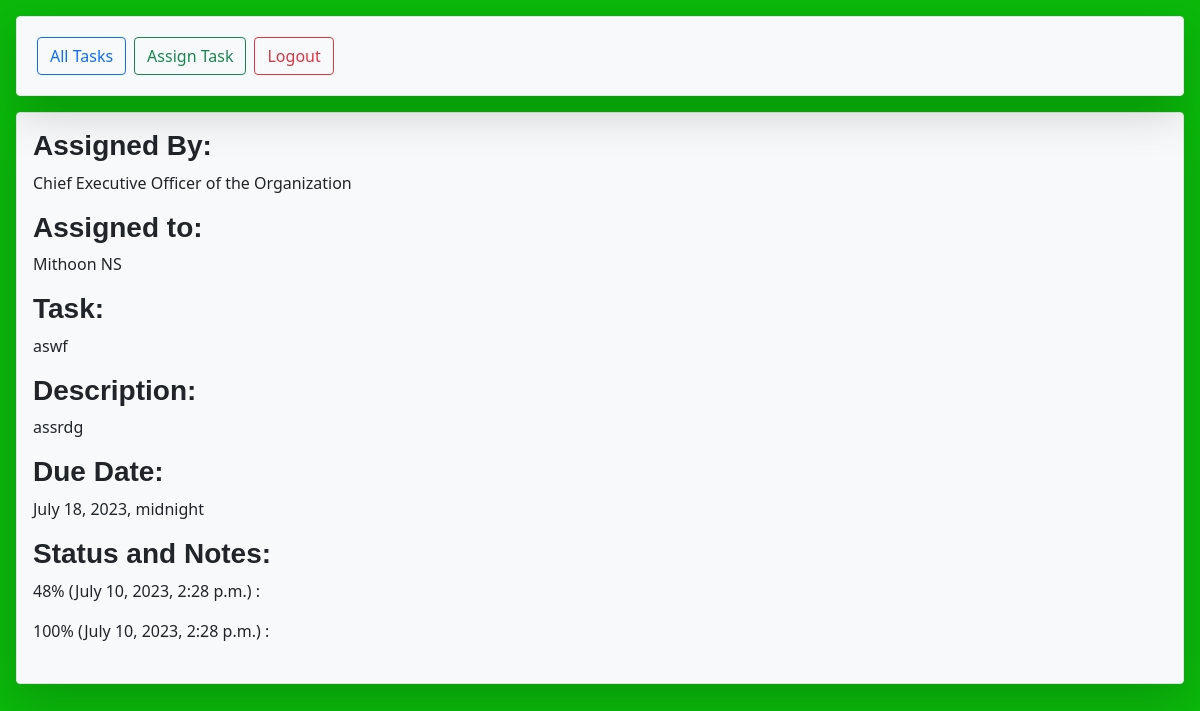
The app's page /view_task/2, older data.
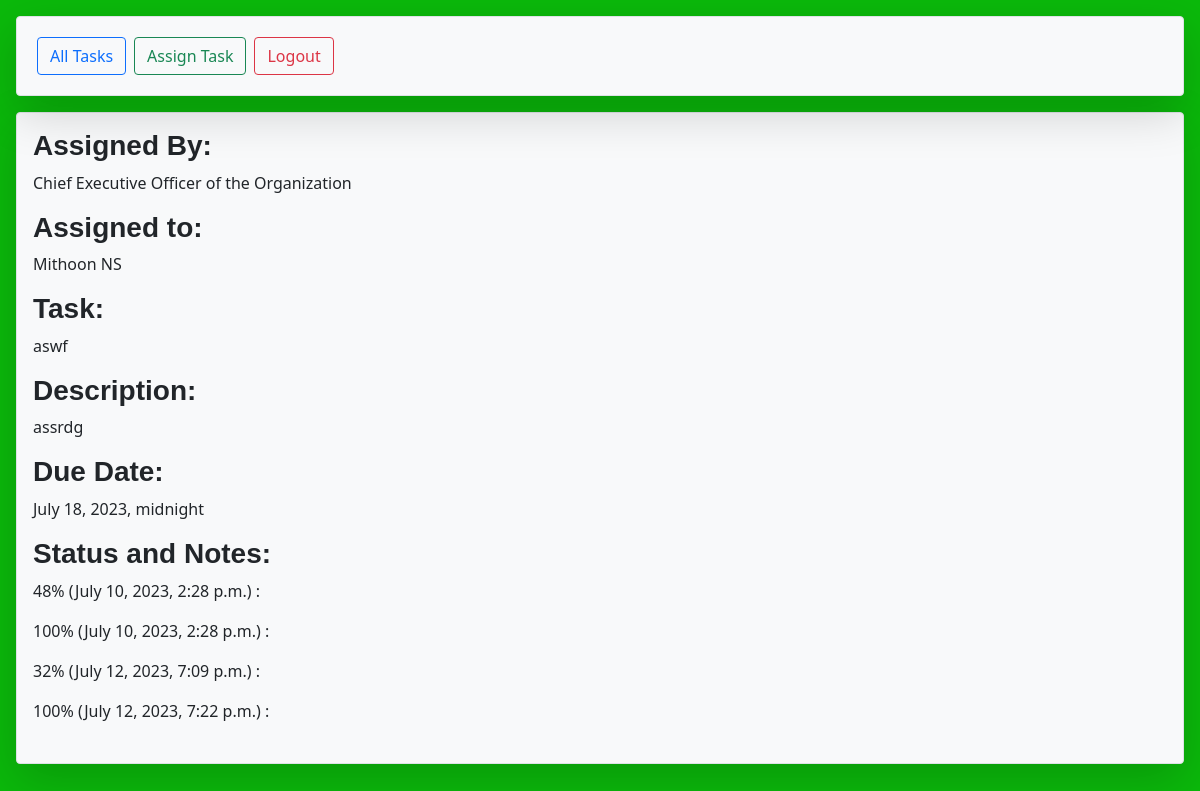
The same page, newer data.
### quest_track_app/models.py (models this page shows, shortened)
class Task(models.Model):
    title = models.CharField(max_length=255)
    description = models.TextField()
    due_date = models.DateTimeField(null=True)
    creator = models.ForeignKey(User, related_name="has_created_task", on_delete=models.CASCADE)
    assigned_user = ManyToManyField(User, related_name="users_tasks")
    user_likes = models.ManyToManyField(User, related_name='liked_posts')
    created_at = models.DateTimeField(auto_now_add=True)
    updated_at = models.DateTimeField(auto_now=True)
    objects = TaskManager()

class User(models.Model):
    first_name = models.CharField(max_length=255)
    last_name = models.CharField(max_length=255)
    email = models.CharField(max_length=255, unique=True)
    password = models.CharField(max_length=255)
    phone_number = models.CharField(max_length=255)
    role = models.CharField(max_length=20, choices=[('manager', 'Manager'), ('employee', 'Employee'), ('head', 'Head'), ('executive', 'Executive')])
    secret_password = models.CharField(max_length=255)
    objects = UserManager()
    created_at = models.DateTimeField(auto_now_add=True)
    updated_at = models.DateTimeField(auto_now=True)

class Complete(models.Model):
    completion_notes = models.TextField()
    date_completed = models.DateTimeField(null=True)
    status = models.PositiveIntegerField(default=0, validators=[MinValueValidator(0), MaxValueValidator(100)])
    task = models.ForeignKey(Task, related_name="task_notes", on_delete=models.CASCADE)
    created_at = models.DateTimeField(auto_now_add=True)
    updated_at = models.DateTimeField(auto_now=True)

### quest_track_app/views.py (the view)
# urls.py: path('view_task/<int:id>', views.view_task),
def view_task(request, id):
    context = {
        'task':Task.objects.get(id = id)
}
    return render(request, 'view_task.html', context)

### quest_track_app/templates/view_task.html (shortened to what this page needs)
<!DOCTYPE html>
<html lang="en">
<head>
    {% load static %}
    <link href="https://cdn.jsdelivr.net/npm/bootstrap@5.0.2/dist/css/bootstrap.min.css" rel="stylesheet">
    <link rel="stylesheet" href="{% static 'all_tasks.css' %}">
</head>
<body  style="background-color: rgb(11, 185, 11) ;">
    <div class="m-3">
        <nav id ="nav" class="navbar bg-light navbar-expand-lg navbar-light shadow-lg p-3 mb-1 border rounded" >
            <div class="collapse navbar-collapse" id="navbarSupportedContent">
                <ul class="navbar-nav mr-auto" >
                    <li class="nav-item active">
                    <a class="btn btn-outline-primary m-1" href="/all_tasks">All Tasks</a>
                    </li>
                    {% if this_user.role == 'manager' or 'head' %}
                    <li class="nav-item">
                    <a class="btn btn-outline-success m-1" href="/create_task">Assign Task</a>
                    </li>
                    {% endif %}
                    <li class="nav-item">
                        <a class="btn btn-outline-danger m-1" href="/logout">Logout</a>
                    </li>
                </ul>
            </div>
        </nav>
    </div>
    <div id ="header" class="form-group shadow-lg bg-light m-3 border rounded-2">
        <div class="form-group">
            <form class="d-flex flex-column justify-content-between mb-2 p-3" action="/task_creation" method="POST">
            <div class="input_block">
                <h3>Assigned By:</h3>
                {% for user in task.assigned_user.all %}
                <p>{{ task.creator.first_name }} {{ task.creator.last_name }}</p>
                {% endfor %}
            </div>
            <div class="input_block">
                <h3>Assigned to:</h3>
                {% for user in task.assigned_user.all %}
                <p>{{user.first_name}} {{user.last_name}}</p>
                {% endfor %}
            </div>
            <div class="input_block" class = "">
            <h3>Task:</h3>
            <p>{{task.title}}</p>
            <h3>Description:</h3>
            <p>{{task.description}}</p>
            <h3>Due Date:</h3>
            <p>{{task.due_date}}</p>
            </div>
        <div class="">
            <h3>Status and Notes:</h3>
            {% for note in task.task_notes.all %}
            <p>{{note.status}}% ({{note.date_completed}}) :    {{note.completion_notes}}</p>
            {% endfor %}
        </div>
    </form>
    </div>
    </div>
</body>
</html>

### quest_track_app/static/all_tasks.css (style rules this page uses)
body { background-color: #D9E2EC; }
h3,h2,h1, label { font-family: "Sofia", sans-serif; font-weight: bold; }

Row changes from the older to the newer data that the page shows:
added Complete: status "32", date_completed "July 12, 2023, 7:09 p.m."
added Complete: status "100", date_completed "July 12, 2023, 7:22 p.m."
